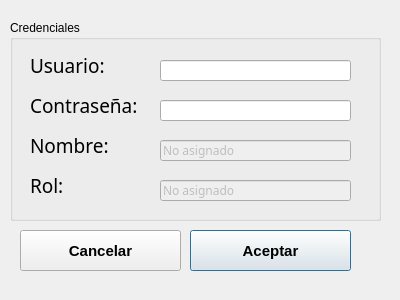
<?xml version="1.0" encoding="UTF-8"?>
<ui version="4.0">
 <class>dlgSesion</class>
 <widget class="QDialog" name="dlgSesion">
  <property name="geometry">
   <rect>
    <x>0</x>
    <y>0</y>
    <width>400</width>
    <height>300</height>
   </rect>
  </property>
  <property name="windowTitle">
   <string>Inicio de sesion</string>
  </property>
  <widget class="QGroupBox" name="groupBox">
   <property name="geometry">
    <rect>
     <x>10</x>
     <y>20</y>
     <width>371</width>
     <height>201</height>
    </rect>
   </property>
   <property name="title">
    <string>Credenciales</string>
   </property>
   <widget class="QLabel" name="labelUsuario">
    <property name="geometry">
     <rect>
      <x>20</x>
      <y>30</y>
      <width>91</width>
      <height>31</height>
     </rect>
    </property>
    <property name="font">
     <font>
      <family>MS Reference Sans Serif</family>
      <pointsize>14</pointsize>
     </font>
    </property>
    <property name="text">
     <string>Usuario:</string>
    </property>
   </widget>
   <widget class="QLabel" name="labelContrasena">
    <property name="geometry">
     <rect>
      <x>20</x>
      <y>70</y>
      <width>131</width>
      <height>31</height>
     </rect>
    </property>
    <property name="font">
     <font>
      <family>MS Reference Sans Serif</family>
      <pointsize>14</pointsize>
     </font>
    </property>
    <property name="text">
     <string>Contraseña:</string>
    </property>
   </widget>
   <widget class="QLineEdit" name="lineUsuario">
    <property name="geometry">
     <rect>
      <x>150</x>
      <y>40</y>
      <width>191</width>
      <height>21</height>
     </rect>
    </property>
    <property name="font">
     <font>
      <family>OCR A Extended</family>
      <pointsize>9</pointsize>
     </font>
    </property>
    <property name="text">
     <string/>
    </property>
    <property name="maxLength">
     <number>10</number>
    </property>
   </widget>
   <widget class="QLineEdit" name="lineContrasena">
    <property name="geometry">
     <rect>
      <x>150</x>
      <y>80</y>
      <width>191</width>
      <height>21</height>
     </rect>
    </property>
    <property name="font">
     <font>
      <family>OCR A Extended</family>
      <pointsize>9</pointsize>
     </font>
    </property>
    <property name="text">
     <string/>
    </property>
    <property name="maxLength">
     <number>10</number>
    </property>
    <property name="echoMode">
     <enum>QLineEdit::Password</enum>
    </property>
   </widget>
   <widget class="QLineEdit" name="lineNombre">
    <property name="enabled">
     <bool>false</bool>
    </property>
    <property name="geometry">
     <rect>
      <x>150</x>
      <y>120</y>
      <width>191</width>
      <height>21</height>
     </rect>
    </property>
    <property name="font">
     <font>
      <family>OCR A Extended</family>
      <pointsize>9</pointsize>
     </font>
    </property>
    <property name="text">
     <string>No asignado</string>
    </property>
    <property name="maxLength">
     <number>20</number>
    </property>
   </widget>
   <widget class="QLabel" name="labelNombre">
    <property name="geometry">
     <rect>
      <x>20</x>
      <y>110</y>
      <width>131</width>
      <height>31</height>
     </rect>
    </property>
    <property name="font">
     <font>
      <family>MS Reference Sans Serif</family>
      <pointsize>14</pointsize>
     </font>
    </property>
    <property name="text">
     <string>Nombre:</string>
    </property>
   </widget>
   <widget class="QLabel" name="labelRol">
    <property name="geometry">
     <rect>
      <x>20</x>
      <y>150</y>
      <width>131</width>
      <height>31</height>
     </rect>
    </property>
    <property name="font">
     <font>
      <family>MS Reference Sans Serif</family>
      <pointsize>14</pointsize>
     </font>
    </property>
    <property name="text">
     <string>Rol:</string>
    </property>
   </widget>
   <widget class="QLineEdit" name="lineRol">
    <property name="enabled">
     <bool>false</bool>
    </property>
    <property name="geometry">
     <rect>
      <x>150</x>
      <y>160</y>
      <width>191</width>
      <height>21</height>
     </rect>
    </property>
    <property name="font">
     <font>
      <family>OCR A Extended</family>
      <pointsize>9</pointsize>
     </font>
    </property>
    <property name="text">
     <string>No asignado</string>
    </property>
    <property name="maxLength">
     <number>20</number>
    </property>
   </widget>
  </widget>
  <widget class="QPushButton" name="pushButtonAccept">
   <property name="geometry">
    <rect>
     <x>190</x>
     <y>230</y>
     <width>161</width>
     <height>41</height>
    </rect>
   </property>
   <property name="font">
    <font>
     <pointsize>11</pointsize>
     <weight>75</weight>
     <bold>true</bold>
    </font>
   </property>
   <property name="text">
    <string>Aceptar</string>
   </property>
   <property name="icon">
    <iconset theme="accept">
     <normaloff>.</normaloff>.</iconset>
   </property>
  </widget>
  <widget class="QPushButton" name="pushButtonCancel">
   <property name="geometry">
    <rect>
     <x>20</x>
     <y>230</y>
     <width>161</width>
     <height>41</height>
    </rect>
   </property>
   <property name="font">
    <font>
     <pointsize>11</pointsize>
     <weight>75</weight>
     <bold>true</bold>
    </font>
   </property>
   <property name="text">
    <string>Cancelar</string>
   </property>
   <property name="icon">
    <iconset theme="accept">
     <normaloff>.</normaloff>.</iconset>
   </property>
  </widget>
 </widget>
 <resources/>
 <connections/>
</ui>
